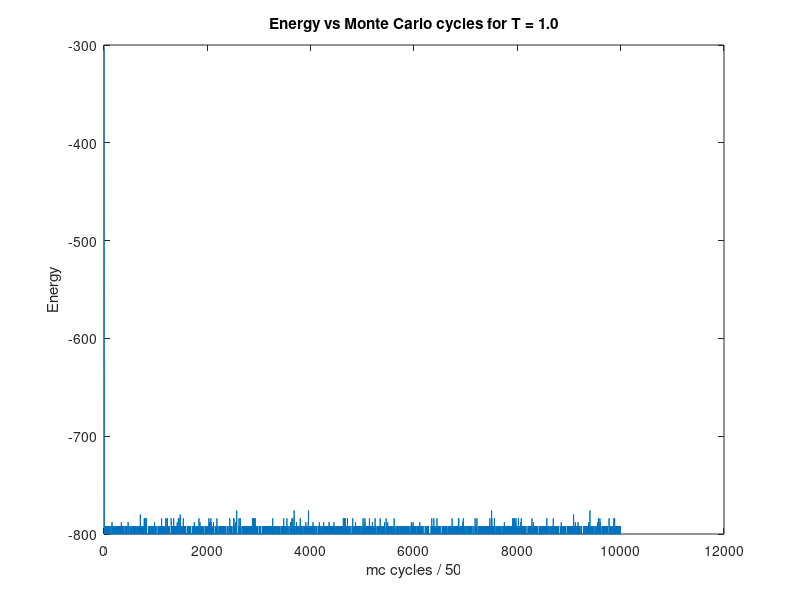
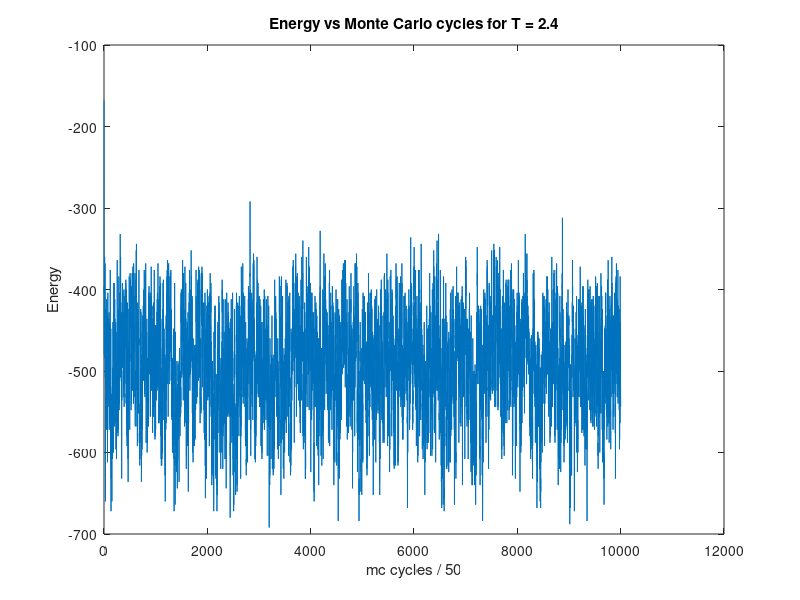
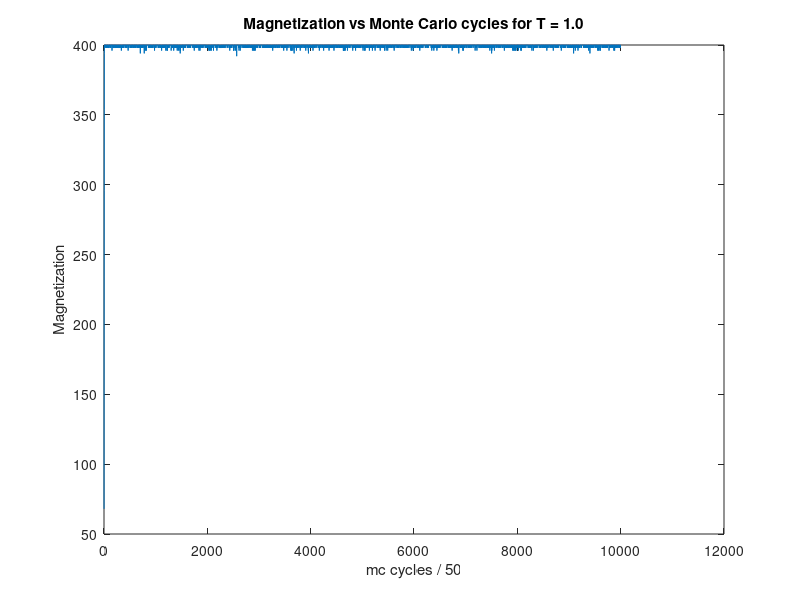
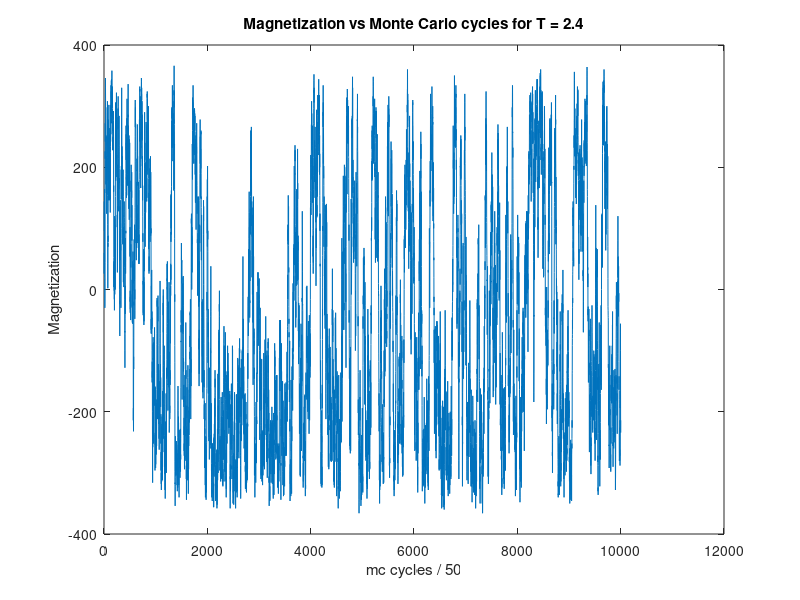

Write the MATLAB code that produced these figures, in order.
addpath('C:\Users\sande\OneDrive\Dokumenter\GitHub\Assigment-4\code\build-project4-Desktop_Qt_5_9_2_MSVC2017_64bit-Debug') %Change to build path
M = load('magnetizationT1.txt'); %T = 1.0
E = load('energyT1.txt'); %T = 1.0
M2 = load('magnetizationT24.txt'); %T = 2.4
E2 = load('energyT24.txt'); %T = 2.4
A = load('acceptanceT1.txt'); %T = 1.0
A2 = load('acceptanceT24.txt'); %T = 2.4
mc = linspace(1,length(E),length(E));



%%

% figure(1)
% histogram(E, mc)
% xlabel('mc cycles')
% ylabel('Energy')

%Energy plots
figure(2) %T = 1.0
plot(mc,E)
%ylim([-850,-750])
xlabel('mc cycles / 50')
ylabel('Energy')
title('Energy vs Monte Carlo cycles for T = 1.0')

figure(3) %T = 2.4
plot(mc,E2)
xlabel('mc cycles / 50')
ylabel('Energy')
title('Energy vs Monte Carlo cycles for T = 2.4')

%Magnetization plots
figure(4) %T = 1.0
plot(mc,-M)
xlabel('mc cycles / 50')
ylabel('Magnetization')
title('Magnetization vs Monte Carlo cycles for T = 1.0')

figure(5)
plot(mc,-M2)
xlabel('mc cycles / 50')
ylabel('Magnetization')
title('Magnetization vs Monte Carlo cycles for T = 2.4')

%Acceptance plots
figure(6)
plot(mc,A)
xlabel('mc cycles / 50')
ylabel('Acceptance')
title('Acceptance vs Monte Carlo cycles for T = 1.0')

figure(7)
plot(mc,A2)
xlabel('mc cycles / 50')
ylabel('Acceptance')
title('Acceptance vs Monte Carlo cycles for T = 2.4')
